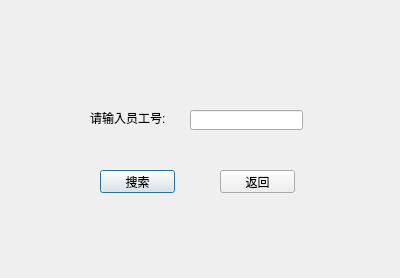
<?xml version="1.0" encoding="UTF-8"?>
<ui version="4.0">
 <class>SearchEmployeeDialog</class>
 <widget class="QDialog" name="SearchEmployeeDialog">
  <property name="geometry">
   <rect>
    <x>0</x>
    <y>0</y>
    <width>400</width>
    <height>278</height>
   </rect>
  </property>
  <property name="windowTitle">
   <string>Dialog</string>
  </property>
  <widget class="QLabel" name="label">
   <property name="geometry">
    <rect>
     <x>90</x>
     <y>110</y>
     <width>81</width>
     <height>16</height>
    </rect>
   </property>
   <property name="text">
    <string>请输入员工号:</string>
   </property>
  </widget>
  <widget class="QLineEdit" name="lineEdit">
   <property name="geometry">
    <rect>
     <x>190</x>
     <y>110</y>
     <width>113</width>
     <height>20</height>
    </rect>
   </property>
  </widget>
  <widget class="QPushButton" name="SearchAdultButton">
   <property name="geometry">
    <rect>
     <x>100</x>
     <y>170</y>
     <width>75</width>
     <height>23</height>
    </rect>
   </property>
   <property name="text">
    <string>搜索</string>
   </property>
  </widget>
  <widget class="QPushButton" name="GoHomeButton">
   <property name="geometry">
    <rect>
     <x>220</x>
     <y>170</y>
     <width>75</width>
     <height>23</height>
    </rect>
   </property>
   <property name="text">
    <string>返回</string>
   </property>
  </widget>
  <widget class="QLabel" name="label_2">
   <property name="geometry">
    <rect>
     <x>-7</x>
     <y>0</y>
     <width>411</width>
     <height>281</height>
    </rect>
   </property>
   <property name="styleSheet">
    <string notr="true">border-image: url(:/image/background_meitu_2.png);</string>
   </property>
   <property name="text">
    <string/>
   </property>
  </widget>
  <zorder>label_2</zorder>
  <zorder>label</zorder>
  <zorder>lineEdit</zorder>
  <zorder>SearchAdultButton</zorder>
  <zorder>GoHomeButton</zorder>
 </widget>
 <resources/>
 <connections/>
</ui>
